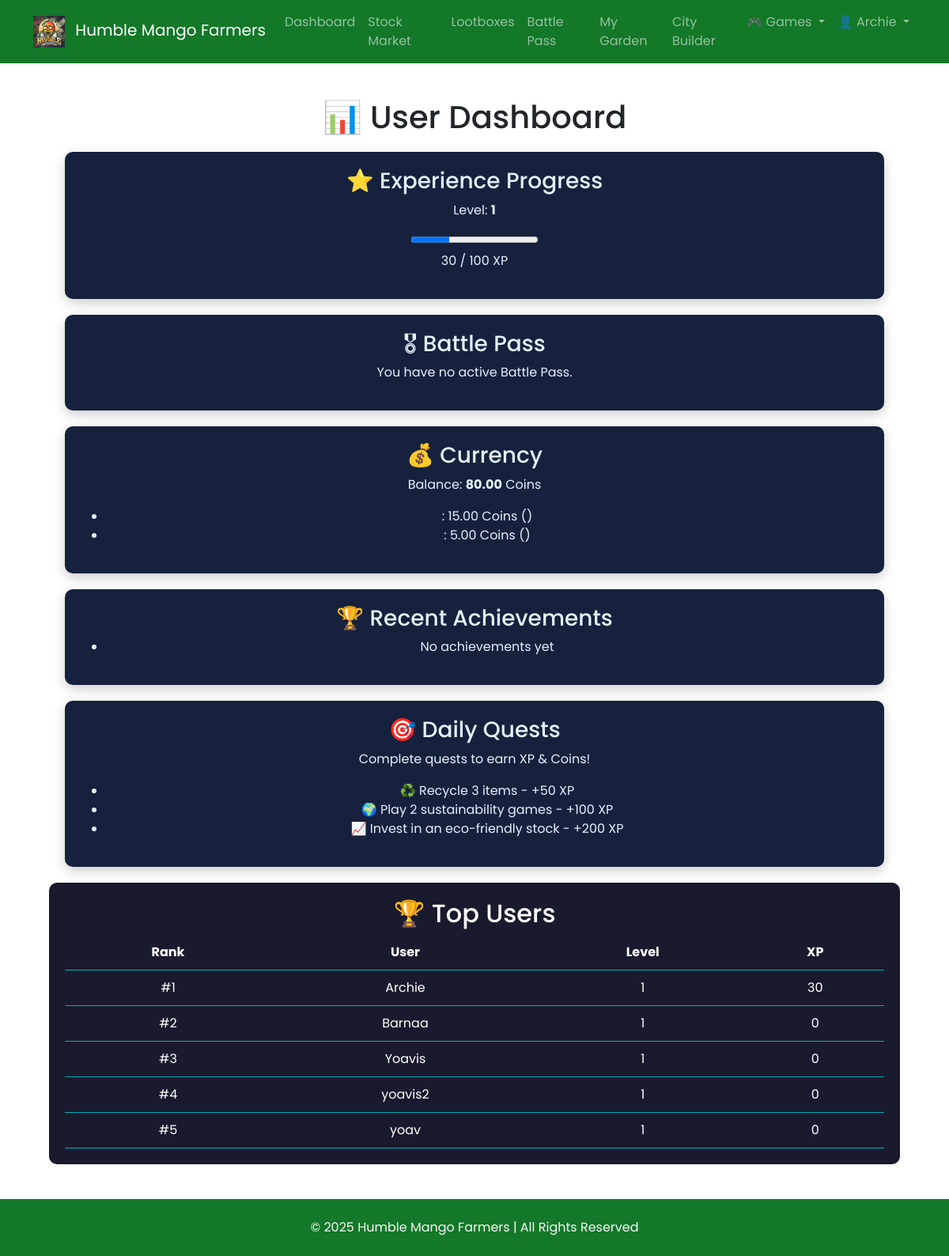
/users/dashboard/ (signed in), run on the app's committed database.
### apps/users/models.py (models this page shows, shortened)
class UserProfile(models.Model):
    user = models.OneToOneField(User, on_delete=models.CASCADE)
    tc_consent = models.BooleanField(default=False)
    consent_date = models.DateTimeField(auto_now_add=True)
    friends = models.ManyToManyField("self", symmetrical=False, blank=True)
    bingo_board = models.JSONField(default=list)
    total_crates_opened = models.PositiveIntegerField(default=0)
    total_garden_plants = models.PositiveIntegerField(default=0)
    most_used_garden_crop = models.CharField(max_length=50, blank=True)
    total_casino_games_played = models.PositiveIntegerField(default=0)
    total_casino_wagered = models.DecimalField(max_digits=12, decimal_places=2, default=Decimal('0.00'))
    total_casino_green_bets = models.PositiveIntegerField(default=0)
    total_casino_green_fund_donated = models.DecimalField(max_digits=12, decimal_places=2, default=Decimal('0.00'))
    total_casino_wins = models.PositiveIntegerField(default=0)
    total_items_crafted = models.PositiveIntegerField(default=0)
    rare_items_crafted = models.PositiveIntegerField(default=0)
    most_crafted_item = models.CharField(max_length=100, blank=True)
    climate_duels_played = models.PositiveIntegerField(default=0)
    climate_duels_won = models.PositiveIntegerField(default=0)
    climate_duel_eco_score = models.DecimalField(max_digits=12, decimal_places=2, default=Decimal('0.00'))
    currency_balance = models.DecimalField(max_digits=12, decimal_places=2, default=Decimal('0.00'))
    farm_currency = models.DecimalField(max_digits=12, decimal_places=2, default=Decimal('0.00'))
    total_experience = models.IntegerField(default=0)
    experience_points = models.IntegerField(default=0)
    level = models.IntegerField(default=1)
    def get_required_xp(self, level):
        return int(100 * (1.5 ** (level - 1)))

class CurrencyTransaction(models.Model):
    TRANSACTION_TYPE_CHOICES = (
         ('credit', 'Credit'),
         ('debit', 'Debit'),
    )
    profile = models.ForeignKey(UserProfile, on_delete=models.CASCADE, related_name="transactions")
    transaction_type = models.CharField(max_length=6, choices=TRANSACTION_TYPE_CHOICES)
    amount = models.DecimalField(max_digits=12, decimal_places=2)
    description = models.CharField(max_length=255, blank=True, null=True)
    created_at = models.DateTimeField(auto_now_add=True)

### apps/users/views.py (the view)
# urls.py: path('dashboard/', views.dashboard, name='dashboard'),
@login_required
def dashboard(request):
    user_profile = UserProfile.objects.select_related('user').get(user=request.user)
    user_battle_pass = UserBattlePass.objects.filter(user=request.user).select_related('battle_pass').first()
    transactions = user_profile.transactions.all().order_by('-created_at')[:5]
    achievements = user_profile.achievements.all().order_by('-date_awarded')[:3]
    leaderboard = UserProfile.objects.order_by('-level', '-experience_points')[:10]
    required_xp = user_profile.get_required_xp(user_profile.level)  # XP needed for the next level
    current_progress = user_profile.experience_points
    context = {
        'user_profile': user_profile,
        'user_battle_pass': user_battle_pass,
        'transactions': transactions,
        'achievements': achievements,
        'leaderboard': leaderboard,
        "required_xp": required_xp,
        "current_progress": current_progress,
    }
    return render(request, 'users/dashboard.html', context)

### apps/casino/context_processors.py (called while the page is built)
def green_fund_context(request):
    from apps.casino.models import GreenFund  # Import inside the function
    fund, created = GreenFund.objects.get_or_create(id=1)
    return {"green_fund": fund}

### templates/users/dashboard.html (shortened to what this page needs)
{% extends "base.html" %}
{% block content %}
<div class="dashboard-container">
    <h1 class="dashboard-title">📊 User Dashboard</h1>
    <div class="dashboard-widgets">
        <div class="widget xp-widget">
            <h3>⭐ Experience Progress</h3>
            <p>Level: <strong id="xp-level">{{ user_profile.level }}</strong></p>
            <progress id="xp-progress" value="{{ current_progress }}" max="{{ required_xp }}"></progress>
            <p id="xp-text">{{ current_progress }} / {{ required_xp }} XP</p>
        </div>
        <div class="widget">
            <h3>🎖 Battle Pass</h3>
            {% if user_battle_pass %}
                <p>Current Tier: {{ user_battle_pass.current_tier }}</p>
                <div class="progress-container">
                    <progress value="{{ user_battle_pass.progress_points }}" max="100"></progress>
                    <span>{{ user_battle_pass.progress_points }} / 100</span>
                </div>
            {% else %}
                <p>You have no active Battle Pass.</p>
            {% endif %}
        </div>
        <div class="widget currency-widget">
            <h3>💰 Currency</h3>
            <p>Balance: <strong id="currency-balance">{{ user_profile.currency_balance }}</strong> Coins</p>
            <ul class="transaction-list">
                {% for transaction in transactions %}
                    <li>{{ transaction.type }}: <span>{{ transaction.amount }}</span> Coins ({{ transaction.date }})</li>
                {% empty %}
                    <li>No recent transactions</li>
                {% endfor %}
            </ul>
        </div>
        <div class="widget">
            <h3>🏆 Recent Achievements</h3>
            <ul class="achievement-list">
                {% for achievement in achievements %}
                    <li>🏅 {{ achievement.achievement.name }} - {{ achievement.date_awarded }}</li>
                {% empty %}
                    <li>No achievements yet</li>
                {% endfor %}
            </ul>
        </div>
        <div class="widget">
            <h3>🎯 Daily Quests</h3>
            <p>Complete quests to earn XP & Coins!</p>
            <ul class="quest-list">
                <li>♻️ Recycle 3 items - +50 XP</li>
                <li>🌍 Play 2 sustainability games - +100 XP</li>
                <li>📈 Invest in an eco-friendly stock - +200 XP</li>
            </ul>
        </div>
    </div>
    <div class="leaderboard">
        <h2>🏆 Top Users</h2>
        <table>
            <thead>
                <tr><th>Rank</th><th>User</th><th>Level</th><th>XP</th></tr>
            </thead>
            <tbody>
                {% for user in leaderboard %}
                <tr>
                    <td>#{{ forloop.counter }}</td>
                    <td>{{ user.user.username }}</td>
                    <td>{{ user.level }}</td>
                    <td>{{ user.experience_points }}</td>
                </tr>
                {% endfor %}
            </tbody>
        </table>
    </div>
</div>
{% endblock %}

### templates/base.html (shortened to what this page needs)
<!DOCTYPE html>
<html lang="en">
<head>
    {% load static %}
    <link rel="stylesheet" href="https://cdn.jsdelivr.net/npm/bootstrap@5.3.0/dist/css/bootstrap.min.css">
    <link rel="stylesheet" href="{% static 'css/style.css' %}">
</head>
<body class="d-flex flex-column min-vh-100" style="font-family: 'Poppins', sans-serif;">
    <header>
      <nav class="navbar navbar-expand-lg navbar-dark bg-dark sticky-top shadow-sm">
          <div class="container">
              <a class="navbar-brand" href="{% url 'home' %}">
                  <img src="{% static 'images/HumbleMango.png' %}" alt="Logo" style="height: 40px; margin-right: 8px;">
                  Humble Mango Farmers
              </a>
              <div class="collapse navbar-collapse" id="navbarNav">
                  <ul class="navbar-nav ms-auto">
                      {% if user.is_authenticated %}
                          <li class="nav-item"><a class="nav-link" href="{% url 'users:dashboard' %}">Dashboard</a></li>
                      {% endif %}
                      <li class="nav-item"><a class="nav-link" href="{% url 'market:market_home' %}">Stock Market</a></li>
                      <li class="nav-item"><a class="nav-link" href="{% url 'crate_inventory' %}">Lootboxes</a></li>
                      <li class="nav-item"><a class="nav-link" href="{% url 'battlepass' %}">Battle Pass</a></li>
                      <li class="nav-item"><a class="nav-link" href="{% url 'garden_dashboard' %}">My Garden</a></li>
                      <li class="nav-item"><a class="nav-link" href="{% url 'city_dashboard' %}">City Builder</a></li>
                      <li class="nav-item dropdown">
                          <a class="nav-link dropdown-toggle" href="#" id="gamesDropdown" role="button" data-bs-toggle="dropdown" aria-expanded="false">
                              🎮 Games
                          </a>
                      </li>
                      {% if user.is_authenticated %}
                          <li class="nav-item dropdown">
                              <a class="nav-link dropdown-toggle" href="#" id="userDropdown" role="button" data-bs-toggle="dropdown" aria-expanded="false">
                                  👤 {{ user.username }}
                              </a>
                          </li>
                      {% else %}
                          <li class="nav-item"><a class="nav-link" href="{% url 'users:login' %}">Login</a></li>
                          <li class="nav-item"><a class="nav-link" href="{% url 'users:signup' %}">Sign Up</a></li>
                      {% endif %}
                  </ul>
              </div>
          </div>
      </nav>
    </header>
    <main class="flex-grow-1">
      <div class="container py-4">
          {% block content %}{% endblock %}
      </div>
    </main>
    <footer class="bg-dark text-light text-center py-4 mt-auto">
        <div class="container">
            <p class="mb-0">&copy; 2025 Humble Mango Farmers | All Rights Reserved</p>
        </div>
    </footer>
</body>
</html>

### static/css/style.css (style rules this page uses)
.dashboard-container { max-width: 1200px; margin: auto; padding: 20px; text-align: center; }
.navbar { background-color: #137828 !important; }
.footer, .bg-dark { background-color: #137828 !important; }
.widget { background: #16213e; color: #e3f2fd; padding: 20px; border-radius: 10px; box-shadow: 0 5px 15px rgba(0, 0, 0, 0.2); margin: 20px; transition: transform 0.3s ease-in-out; }
.leaderboard { background: #1a1a2e; padding: 20px; color: white; border-radius: 10px; }
.leaderboard table { width: 100%; border-collapse: collapse; }
.leaderboard th, .leaderboard td { padding: 10px; border-bottom: 1px solid #00adb5; }

### static/css/variables.css (style rules this page uses)
:root { --rarity-common: #81C784; --rarity-uncommon: #4FC3F7; --rarity-rare: #FFF176; --rarity-epic: #F06292; --rarity-legendary: #FFB74D; }

### data on the page
UserProfile: level "1", currency_balance "80.00", user.username "Archie", experience_points "30"
UserProfile: user.username "Barnaa", level "1", experience_points "0"
UserProfile: user.username "Yoavis", level "1", experience_points "0"
UserProfile: user.username "yoavis2", level "1", experience_points "0"
UserProfile: user.username "yoav", level "1", experience_points "0"

### other printed values
{{ user.username }} "Archie"
{{ current_progress }} "30"
{{ required_xp }} "100"
